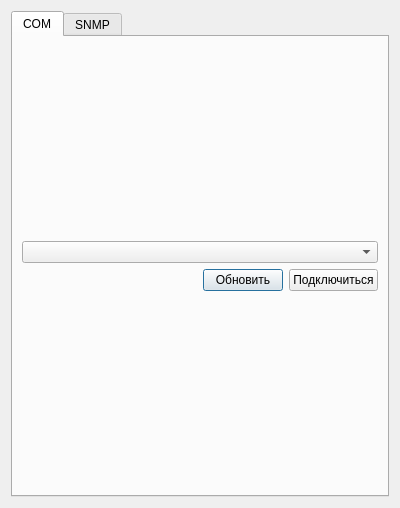
<?xml version="1.0" encoding="UTF-8"?>
<ui version="4.0">
 <class>ConnectionSettingsWindow</class>
 <widget class="QDialog" name="ConnectionSettingsWindow">
  <property name="windowModality">
   <enum>Qt::WindowModality::WindowModal</enum>
  </property>
  <property name="geometry">
   <rect>
    <x>0</x>
    <y>0</y>
    <width>400</width>
    <height>508</height>
   </rect>
  </property>
  <property name="windowTitle">
   <string>Настройка подключения</string>
  </property>
  <layout class="QHBoxLayout" name="horizontalLayout_2">
   <item>
    <widget class="QTabWidget" name="tabWidget">
     <property name="currentIndex">
      <number>0</number>
     </property>
     <widget class="QWidget" name="tab">
      <attribute name="title">
       <string>COM</string>
      </attribute>
      <layout class="QVBoxLayout" name="verticalLayout">
       <item>
        <spacer name="verticalSpacer">
         <property name="orientation">
          <enum>Qt::Orientation::Vertical</enum>
         </property>
         <property name="sizeHint" stdset="0">
          <size>
           <width>20</width>
           <height>40</height>
          </size>
         </property>
        </spacer>
       </item>
       <item>
        <layout class="QVBoxLayout" name="verticalLayout_3">
         <item>
          <widget class="QComboBox" name="viewComPort"/>
         </item>
         <item>
          <layout class="QHBoxLayout" name="horizontalLayout">
           <item>
            <spacer name="horizontalSpacer">
             <property name="orientation">
              <enum>Qt::Orientation::Horizontal</enum>
             </property>
             <property name="sizeHint" stdset="0">
              <size>
               <width>40</width>
               <height>20</height>
              </size>
             </property>
            </spacer>
           </item>
           <item>
            <widget class="QPushButton" name="refreshComPortList">
             <property name="text">
              <string>Обновить</string>
             </property>
            </widget>
           </item>
           <item>
            <widget class="QPushButton" name="connectBtn">
             <property name="text">
              <string>Подключиться</string>
             </property>
            </widget>
           </item>
          </layout>
         </item>
        </layout>
       </item>
       <item>
        <spacer name="verticalSpacer_2">
         <property name="orientation">
          <enum>Qt::Orientation::Vertical</enum>
         </property>
         <property name="sizeHint" stdset="0">
          <size>
           <width>20</width>
           <height>40</height>
          </size>
         </property>
        </spacer>
       </item>
      </layout>
     </widget>
     <widget class="QWidget" name="tab_2">
      <attribute name="title">
       <string>SNMP</string>
      </attribute>
      <layout class="QVBoxLayout" name="verticalLayout_2">
       <item>
        <widget class="QGroupBox" name="Snmp_v1_v2_group">
         <property name="title">
          <string>Основные параметры Snmp</string>
         </property>
         <layout class="QFormLayout" name="formLayout">
          <item row="0" column="0">
           <widget class="QLabel" name="snmpVersionLabel">
            <property name="text">
             <string>Версия SNMP:</string>
            </property>
           </widget>
          </item>
          <item row="0" column="1">
           <widget class="QComboBox" name="snmpVersionCombo">
            <item>
             <property name="text">
              <string>v1</string>
             </property>
            </item>
            <item>
             <property name="text">
              <string>v2c</string>
             </property>
            </item>
            <item>
             <property name="text">
              <string>v3</string>
             </property>
            </item>
           </widget>
          </item>
          <item row="1" column="0">
           <widget class="QLabel" name="ipLabel">
            <property name="text">
             <string>IP-адрес:</string>
            </property>
           </widget>
          </item>
          <item row="1" column="1">
           <widget class="QLineEdit" name="snmpIpAddress"/>
          </item>
          <item row="2" column="0">
           <widget class="QLabel" name="snmpPortLabel">
            <property name="text">
             <string>Порт:</string>
            </property>
           </widget>
          </item>
          <item row="2" column="1">
           <widget class="QLineEdit" name="snmpPort"/>
          </item>
          <item row="3" column="0">
           <widget class="QLabel" name="labelReadCommunity">
            <property name="text">
             <string>Community (чтение):</string>
            </property>
           </widget>
          </item>
          <item row="3" column="1">
           <widget class="QLineEdit" name="snmpCommunity"/>
          </item>
          <item row="4" column="0">
           <widget class="QLabel" name="labelWriteCommunity">
            <property name="text">
             <string>Community (запись):</string>
            </property>
           </widget>
          </item>
          <item row="4" column="1">
           <widget class="QLineEdit" name="snmpWriteCommunity">
            <property name="placeholderText">
             <string/>
            </property>
           </widget>
          </item>
         </layout>
        </widget>
       </item>
       <item>
        <widget class="QGroupBox" name="Snmp_v3_group">
         <property name="title">
          <string>Только для Snmp v3</string>
         </property>
         <layout class="QFormLayout" name="formLayout_2">
          <item row="0" column="0">
           <widget class="QLabel" name="label_5">
            <property name="text">
             <string>Login:</string>
            </property>
           </widget>
          </item>
          <item row="0" column="1">
           <widget class="QLineEdit" name="snmpUsername"/>
          </item>
          <item row="1" column="0">
           <widget class="QLabel" name="label_8">
            <property name="text">
             <string>Auth:</string>
            </property>
           </widget>
          </item>
          <item row="2" column="0">
           <widget class="QLabel" name="label_9">
            <property name="text">
             <string>Auth protocol:</string>
            </property>
           </widget>
          </item>
          <item row="3" column="0">
           <widget class="QLabel" name="label_6">
            <property name="text">
             <string>&lt;html&gt;&lt;head/&gt;&lt;body&gt;&lt;p&gt;Auth pass:&lt;/p&gt;&lt;/body&gt;&lt;/html&gt;</string>
            </property>
           </widget>
          </item>
          <item row="4" column="0">
           <widget class="QLabel" name="label_7">
            <property name="text">
             <string>Priv protocol:</string>
            </property>
           </widget>
          </item>
          <item row="5" column="0">
           <widget class="QLabel" name="label_10">
            <property name="text">
             <string>Priv pass:</string>
            </property>
           </widget>
          </item>
          <item row="1" column="1">
           <widget class="QComboBox" name="snmpSecurityLevelCombo">
            <item>
             <property name="text">
              <string>NoAuthNoPriv</string>
             </property>
            </item>
            <item>
             <property name="text">
              <string>authNoPriv</string>
             </property>
            </item>
            <item>
             <property name="text">
              <string>authPriv</string>
             </property>
            </item>
           </widget>
          </item>
          <item row="2" column="1">
           <widget class="QComboBox" name="snmpAuthProtocolCombo">
            <item>
             <property name="text">
              <string>MD5</string>
             </property>
            </item>
            <item>
             <property name="text">
              <string>SHA</string>
             </property>
            </item>
           </widget>
          </item>
          <item row="3" column="1">
           <widget class="QLineEdit" name="snmpAuthPassword">
            <property name="echoMode">
             <enum>QLineEdit::EchoMode::Password</enum>
            </property>
           </widget>
          </item>
          <item row="4" column="1">
           <widget class="QComboBox" name="snmpPrivProtocolCombo">
            <item>
             <property name="text">
              <string>DES</string>
             </property>
            </item>
            <item>
             <property name="text">
              <string>AES</string>
             </property>
            </item>
           </widget>
          </item>
          <item row="5" column="1">
           <widget class="QLineEdit" name="snmpPrivPassword">
            <property name="echoMode">
             <enum>QLineEdit::EchoMode::Password</enum>
            </property>
           </widget>
          </item>
         </layout>
        </widget>
       </item>
       <item alignment="Qt::AlignmentFlag::AlignRight">
        <widget class="QPushButton" name="snmpConnectBtn">
         <property name="text">
          <string>Подключиться</string>
         </property>
        </widget>
       </item>
      </layout>
     </widget>
    </widget>
   </item>
  </layout>
 </widget>
 <resources/>
 <connections/>
</ui>
